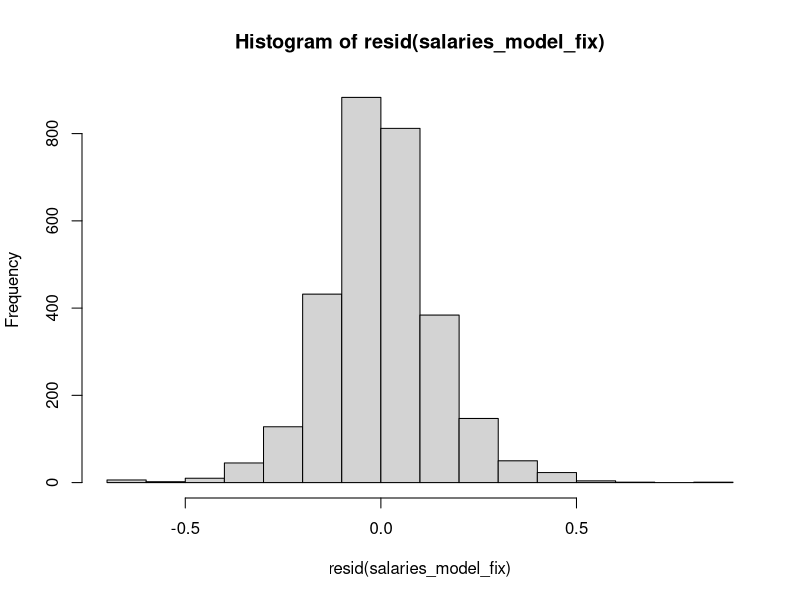
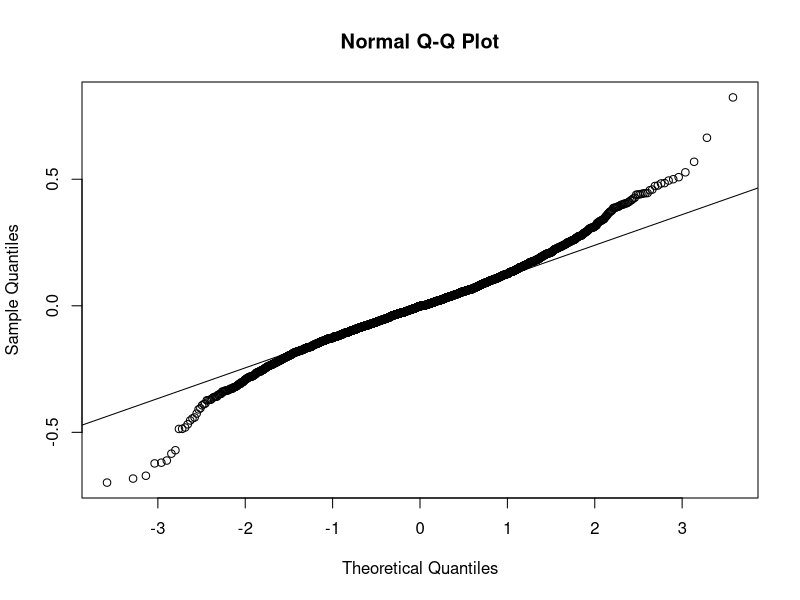
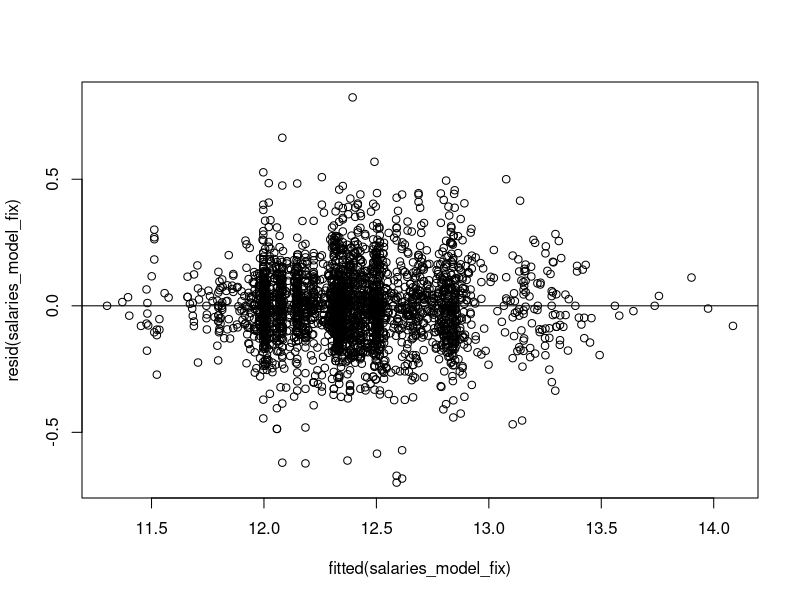
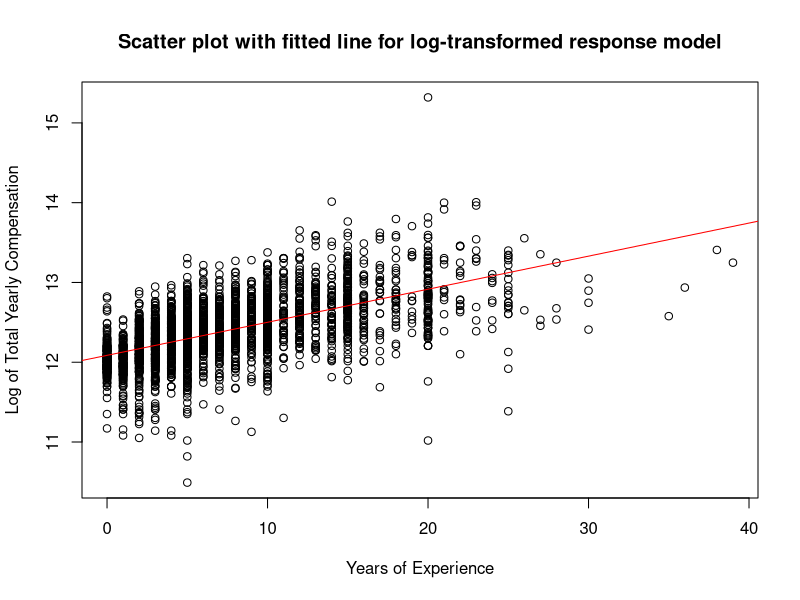
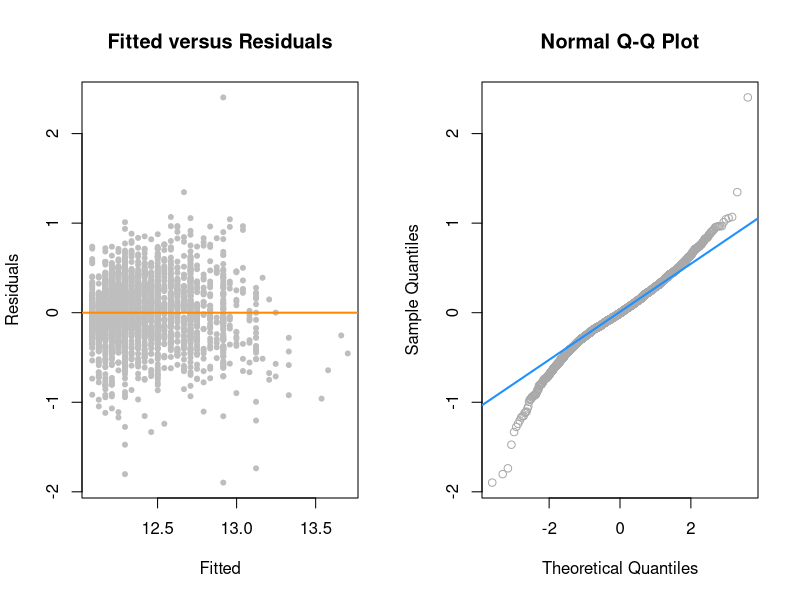
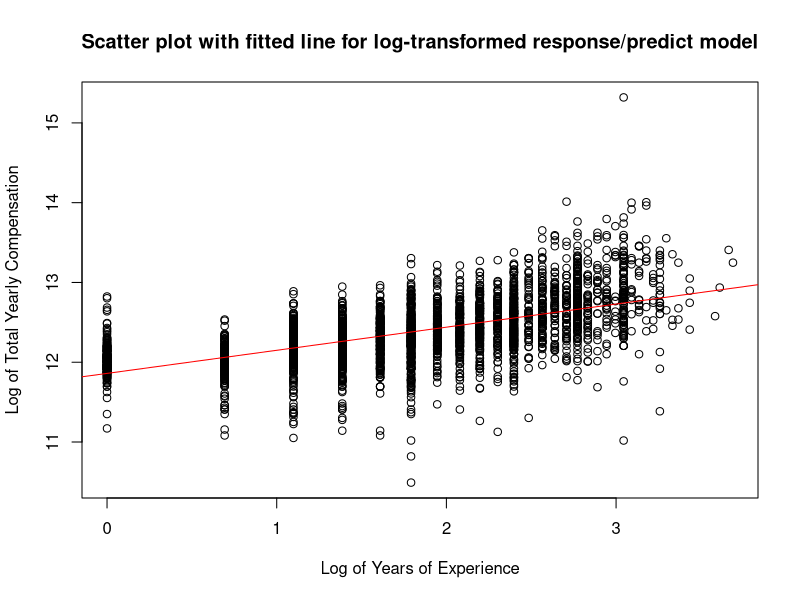
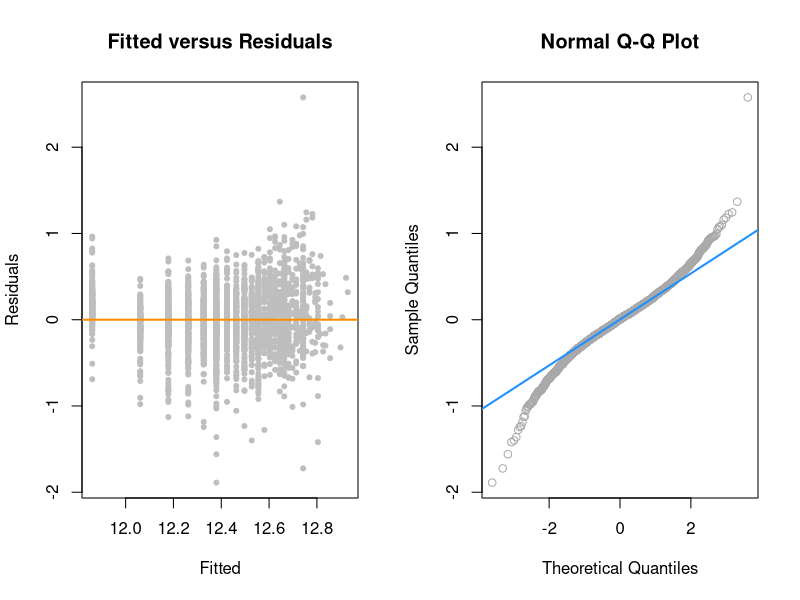

R code for these plots, in order:
## ---- chunk 1
#Loading dataset
library(readr)
library(stringr)
salaries = read_csv("Levels-Fyi-Salary-Data-Cleaned-US.csv")

#Remove NA records
salaries = na.omit(salaries)

#Create new column 'State' which only shows the Convert to State
salaries$state = str_sub(salaries$location,-2,-1)

#Changing some predictors to factors
salaries$company = as.factor(salaries$company)
salaries$level = as.factor(salaries$level)
salaries$title = as.factor(salaries$title)
salaries$location = as.factor(salaries$location)
salaries$state = as.factor(salaries$state)
salaries$gender = as.factor(salaries$gender)
salaries$Race = as.factor(salaries$Race)
salaries$Education = as.factor(salaries$Education)

#Feel free to uncomment until we get confirmation from TA on removing columns or not
#Variable Selection: Removed variables that contained redundant information 
#salaries = subset(salaries, select = c(company, level, title,
#                                       totalyearlycompensation,
#                                       yearsofexperience, yearsatcompany, tag,
#                                       basesalary, stockgrantvalue, bonus,
#                                       gender, Race, Education, state))

#Variable Selection: Removed variables that contained redundant information 
salaries = subset(salaries, select = c(company, level, title,
                                       totalyearlycompensation,
                                       yearsofexperience, yearsatcompany, tag,
                                       gender, Race, Education, state))
## ---- chunk 2
# Placeholder and we will just put the model we actually use here 
model = 2
## ---- chunk 3
salaries_model = lm(totalyearlycompensation ~ ., data = salaries)
## ---- chunk 4
#Didnt use p but n was used for model BIC models  
#p = length(coef(salaries_model))
n = length(resid(salaries_model))

#Backward AIC
salaries_model_back_aic = step(salaries_model,
                               direction = "backward", trace = 0)

#Backward BIC
salaries_model_back_bic = step(salaries_model, direction = "backward",
                               k = log(n), trace = 0)

salaries_model_start = lm(totalyearlycompensation ~ 1, data = salaries)

#Forward AIC
salaries_model_forw_aic = step(salaries_model_start, 
                               scope = totalyearlycompensation ~ company + level +
                               title + yearsofexperience + yearsatcompany + tag +
                               gender + Race + Education + state,
                               direction = "forward", trace = 0)

#Forward BIC
salaries_model_forw_bic = step(salaries_model_start, 
                               scope = totalyearlycompensation ~ company + level +
                               title + yearsofexperience + yearsatcompany + tag +
                               gender + Race + Education + state,
                               direction = "forward", k = log(n), trace = 0)

#Stepwise AIC
salaries_model_both_aic = step(salaries_model_start, 
                               scope = totalyearlycompensation ~ company + level +
                               title + yearsofexperience + yearsatcompany + tag +
                               gender + Race + Education + state,
                               direction = "both", trace = 0)

#Stepwise BIC
salaries_model_both_bic = step(salaries_model_start, 
                               scope = totalyearlycompensation ~ company + level +
                               title + yearsofexperience + yearsatcompany + tag +
                               gender + Race + Education + state,
                               direction = "both", k = log(n), trace = 0)


#AIC derives a model using 9 of the 10 initial inputted predictors
#salaries_model_back_aic
#salaries_model_forw_aic
#salaries_model_both_aic

#BIC derives a model using 4 of the 10 initial inputted predictors
#salaries_model_back_bic
#salaries_model_forw_bic
#salaries_model_both_bic
## ---- chunk 5
library(lmtest)
salaries_model_add = lm(log(totalyearlycompensation) ~ (yearsatcompany + company + title + state + level) ^ 2, data = salaries)
 
salaries_model_fix = lm(log(totalyearlycompensation) ~ (yearsatcompany + company + title + state + level) ^ 2, data = salaries, subset = cooks.distance(salaries_model_add) < 4 / length(cooks.distance(salaries_model_add)))

hist(resid(salaries_model_fix))
 
#salaries_model_int = lm(totalyearlycompensation ~ level * title * yearsofexperience * yearsatcompany, data = salaries)

#anova(salaries_model_add, salaries_model_int)
#summary(salaries_model_int)

#salaries_model_three_int = lm(totalyearlycompensation ~ company * level * yearsofexperience, data = salaries)

qqnorm(resid(salaries_model_fix))
qqline(resid(salaries_model_fix))
plot(fitted(salaries_model_fix), resid(salaries_model_fix))
abline(h=0)
shapiro.test(resid(salaries_model_fix))
bptest(salaries_model_fix)
#anova(salaries_model_add, salaries_model_two_int)

#anova(salaries_model_two_int, salaries_model_three_int)

## ---- chunk 6
# Create a model with transformed predictors
salaries_model_res_trans= lm(log(totalyearlycompensation) ~ yearsofexperience, data = salaries)
summary(salaries_model_res_trans)

# Plot the data
 plot(log(totalyearlycompensation) ~ yearsofexperience, data = salaries,
      xlab = "Years of Experience",
      ylab = "Log of Total Yearly Compensation",
      main = "Scatter plot with fitted line for log-transformed response model")

# Add the fitted line
abline(salaries_model_res_trans, col = "red")

par(mfrow = c(1, 2))

# Residuals vs Fitted values plot
plot(fitted(salaries_model_res_trans), resid(salaries_model_res_trans), col = "grey", pch = 20,
     xlab = "Fitted", ylab = "Residuals", main = "Fitted versus Residuals")
abline(h = 0, col = "darkorange", lwd = 2)

# Q-Q plot
qqnorm(resid(salaries_model_res_trans), main = "Normal Q-Q Plot", col = "darkgrey")
qqline(resid(salaries_model_res_trans), col = "dodgerblue", lwd = 2)

library(lmtest)
bptest(salaries_model_res_trans)
shapiro.test(resid(salaries_model_res_trans))

# Build a linear model with log-transformed response and predictor

salaries_model_res_pred_trans = lm(log(totalyearlycompensation) ~ log(yearsofexperience+1), data = salaries)

summary(salaries_model_res_pred_trans)

par(mfrow = c(1, 1))

# Plot the data
 plot(log(totalyearlycompensation) ~ log(yearsofexperience+1), data = salaries,
      xlab = "Log of Years of Experience",
      ylab = "Log of Total Yearly Compensation",
      main = "Scatter plot with fitted line for log-transformed response/predict model")

# Add the fitted line
abline(salaries_model_res_pred_trans, col = "red")

par(mfrow = c(1, 2))

# Residuals vs Fitted values plot
plot(fitted(salaries_model_res_pred_trans), resid(salaries_model_res_pred_trans), col = "grey", pch = 20,
     xlab = "Fitted", ylab = "Residuals", main = "Fitted versus Residuals")
abline(h = 0, col = "darkorange", lwd = 2)

# Q-Q plot
qqnorm(resid(salaries_model_res_pred_trans), main = "Normal Q-Q Plot", col = "darkgrey")
qqline(resid(salaries_model_res_pred_trans), col = "dodgerblue", lwd = 2)

library(lmtest)
bptest(salaries_model_res_pred_trans)
shapiro.test(resid(salaries_model_res_pred_trans))

## ---- chunk 7
